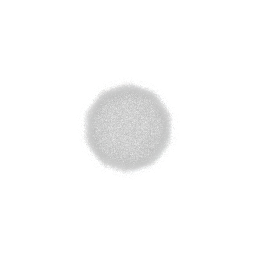
#> input picture depths_below/tools/art/preview/effects/puff_f06.png, 256 x 256 px; its folder holds only this picture in this run
$ python effect_sheet.py
#> lines starting #> are read from the running program, lines starting #| are printed output that depends on the picture
#!/usr/bin/env python3
"""Contact sheet for effect textures -- the review gate before installing.

Three rows per candidate, because the first two rows are the ones that
flatter a texture and the third is the one that tells the truth:

  1. native size on the game's actual void background
  2. tinted the way the game will tint it (Sprite.color MULTIPLIES)
  3. AT ACTUAL GAME SIZE

Row 3 exists because the existing sheets don't have it. camera.rs defaults
`CameraState.zoom` to 1.8, so one world unit is ~0.556 screen px, and the
missile trail draws its smoke at custom_size 6..11 -- three to six pixels.
A texture can look superb at 256px and be indistinguishable from a grey dot
in play, and that is the only question worth asking here.

    python3 tools/art/effect_sheet.py [glob]   -> tools/art/preview/ALL_EFFECTS.png
"""

import glob
import os
import sys

from PIL import Image, ImageDraw

HERE = os.path.dirname(os.path.abspath(__file__))
DEFAULT_SRC = os.path.join(HERE, "preview", "effects", "puff_f*.png")
OUT = os.path.join(HERE, "preview", "ALL_EFFECTS.png")

# camera.rs:352 update_background_color bases the void on (0.01, 0.02, 0.06).
VOID = (3, 5, 15, 255)

# World units per screen pixel at the default zoom (camera.rs:37 zoom = 1.8).
UNITS_PER_PX = 1.0 / 1.8

# The sizes the game actually draws these at.
#   missiles.rs trail smoke   custom_size 6 + rand*5
#   missiles.rs cold-gas puff custom_size 5 + rand*4
#   combat/mod.rs expl. smoke radius * (0.4 + rand*0.4), radius ~50
GAME_SIZES = [
    ("trail 6u", 6.0),
    ("trail 11u", 11.0),
    ("expl 20u", 20.0),
    ("expl 40u", 40.0),
]

# Greys the spawn sites roll. missiles.rs: 0.30 + rand*0.18 at alpha 0.5.
# combat/mod.rs explosion smoke: 0.18 + rand*0.16 at alpha 0.75.
TINTS = [
    ("trail .38", (97, 93, 90), 0.50),
    ("expl .26", (66, 62, 59), 0.75),
]

NATIVE = 128
PAD = 10


def tint(im, rgb, alpha):
    """Reproduce Bevy's sprite tint: multiply texture by colour, scale alpha."""
    out = Image.new("RGBA", im.size)
    src, dst = im.load(), out.load()
    for y in range(im.height):
        for x in range(im.width):
            r, g, b, a = src[x, y]
            dst[x, y] = (r * rgb[0] // 255, g * rgb[1] // 255,
                         b * rgb[2] // 255, int(a * alpha))
    return out


def main():
    pattern = sys.argv[1] if len(sys.argv) > 1 else DEFAULT_SRC
    paths = sorted(glob.glob(pattern))
    if not paths:
        raise SystemExit("no images matched %s" % pattern)

    ims = [(os.path.basename(p).replace(".png", ""),
            Image.open(p).convert("RGBA")) for p in paths]

    # The baseline: what the game draws TODAY. An untextured Bevy Sprite is a
    # solid quad, so this is a fully opaque white square put through the same
    # tint. Without it every row above flatters the new art -- a soft puff is
    # always going to look dimmer than a hard square, and the only question
    # that matters is whether it is dimmer in a way that reads better or in a
    # way that disappears.
    ims.insert(0, ("CURRENT square", Image.new("RGBA", (256, 256), (255, 255, 255, 255))))

    col_w = NATIVE + PAD
    row1_h = NATIVE + 18
    row2_h = NATIVE + 18
    row3_h = 70

    width = PAD + col_w * len(ims) + PAD
#> width = 296
    height = PAD + row1_h + row2_h * len(TINTS) + row3_h + 30
    sheet = Image.new("RGBA", (width, height), VOID)
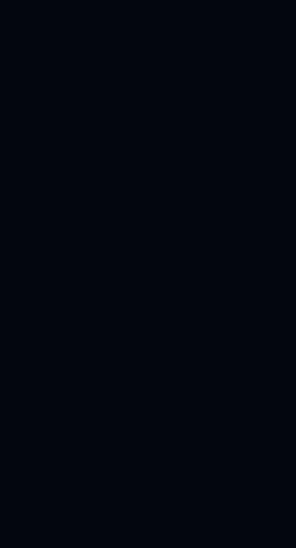
#> sheet: PIL image 296x548 RGBA; mean R, G, B, A 3, 5, 15, 255
    d = ImageDraw.Draw(sheet)

    y = PAD
    # ---- row 1: native, untinted
    d.text((PAD, y), "native (untinted)", fill=(150, 160, 180, 255))
    y += 14
    for i, (name, im) in enumerate(ims):
        x = PAD + i * col_w
        sheet.alpha_composite(im.resize((NATIVE, NATIVE), Image.LANCZOS), (x, y))
        d.text((x, y + NATIVE + 2), name, fill=(120, 130, 150, 255))
#> this loop made 2 passes
#> (name, x) on passes 1 to 2: ('CURRENT square', 10), ('puff_f06', 148)
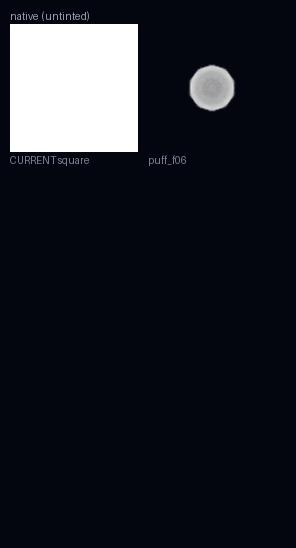
#> sheet: PIL image 296x548 RGBA; mean R, G, B, A 30.6, 32.4, 41.3, 255
    y += row1_h

    # ---- row 2..n: tinted as the game tints
    for label, rgb, alpha in TINTS:
        d.text((PAD, y), "tinted %s" % label, fill=(150, 160, 180, 255))
        y += 14
        for i, (name, im) in enumerate(ims):
            x = PAD + i * col_w
            t = tint(im.resize((NATIVE, NATIVE), Image.LANCZOS), rgb, alpha)
            sheet.alpha_composite(t, (x, y))
        y += row2_h
#> this loop made 2 passes
#> y on passes 1 to 2: 330, 490
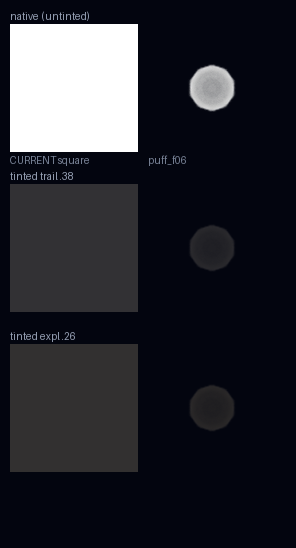
#> sheet: PIL image 296x548 RGBA; mean R, G, B, A 41, 42, 49.1, 255
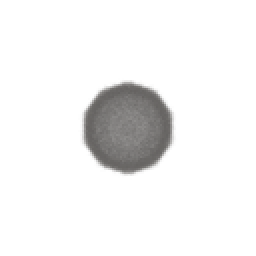
#> t: PIL image 128x128 RGBA (shown 2 times larger); mean R, G, B, A 6.2, 5.8, 5.5, 16.5; transparent parts drawn white
#> after the loop, y = 490

    # ---- row 3: actual game size. The honest one.
    d.text((PAD, y), "ACTUAL GAME SIZE @ zoom 1.8 (tinted)",
           fill=(200, 190, 140, 255))
    y += 16
#> y = 506
    for i, (name, im) in enumerate(ims):
        x = PAD + i * col_w
        cx = x
        for slabel, units in GAME_SIZES:
            px = max(1, int(round(units * UNITS_PER_PX)))
            t = tint(im.resize((px, px), Image.LANCZOS), TINTS[0][1], TINTS[0][2])
            sheet.alpha_composite(t, (cx, y + 16))
            d.text((cx, y + 40), str(px), fill=(110, 120, 140, 255))
            cx += px + 8
#> this loop made 2 passes
#> (name, x) on passes 1 to 2: ('CURRENT square', 10), ('puff_f06', 148)
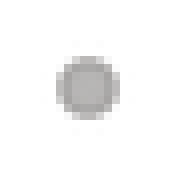
#> t: PIL image 22x22 RGBA (shown 8 times larger); mean R, G, B, A 15, 14.4, 14, 11.2; transparent parts drawn white
    y += row3_h
#> y = 576

    sheet.convert("RGB").save(OUT)
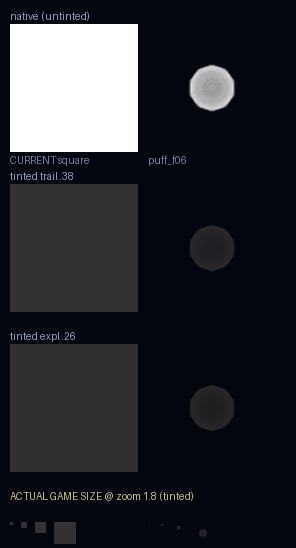
#> saved as ALL_EFFECTS.png: PIL image 296x548 RGB; mean R, G, B 41.7, 42.7, 49.6
    print("wrote", OUT, sheet.size)
#| wrote depths_below/tools/art/preview/ALL_EFFECTS.png (296, 548)


if __name__ == "__main__":
    main()
